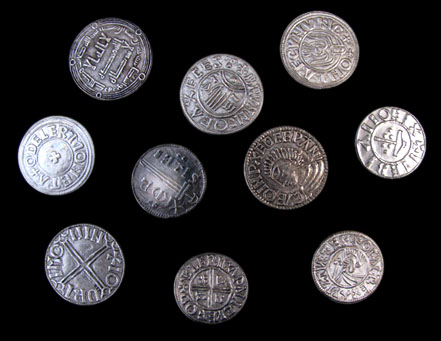
//> input picture lab4/coins1.png, 441 x 341 px
$ ./main coins1.png   (built with g++ and OpenCV 4)
//> lines starting //> are read from the running program, lines starting //| are printed output that depends on the picture; after the words box and inside, x2 and y2 are one past the last pixel; in counts of white or black regions, pixels touching at a corner belong together
### lab4/hough.h
#ifndef HOUGH_H
#define HOUGH_H

#include "opencv/cv.h"        //you may need to
#include "opencv/highgui.h"   //adjust import locations
#include "opencv/cxcore.h"    //depending on your machine setup

using namespace cv;

Mat hough(Mat magnitude, Mat orientation, int minRadius, int maxRadius, int Th){
  int dims[] = {magnitude.rows, magnitude.cols, maxRadius-minRadius +1};
  Mat H(3, dims, CV_32FC1, Scalar::all(0));

  for(int x = 0; x < magnitude.rows; x++){
    for(int y = 0; y < magnitude.cols; y++){
      if(magnitude.at<uchar>(x,y) == 255){
        for(int k = minRadius; k < maxRadius; k++){
          int x0 = x + k*std::sin(orientation.at<float>(x,y));
          int y0 = y + k*std::cos(orientation.at<float>(x,y));
          if(x0 >= 0 && y0 >= 0 && x0 < magnitude.rows && y0 < magnitude.cols)
            H.at<float>(x0,y0,k-minRadius)++;

          x0 = x - k*std::sin(orientation.at<float>(x,y));
          y0 = y - k*std::cos(orientation.at<float>(x,y));
          if(x0 >= 0 && y0 >= 0 && x0 < magnitude.rows && y0 < magnitude.cols)
            H.at<float>(x0,y0,k-minRadius)++;
        }
      }
    }
  }


  Mat houghSpace = Mat(magnitude.rows, magnitude.cols, CV_64FC1);
  for(int x = 0; x < magnitude.rows; x++){
    for(int y = 0; y < magnitude.cols; y++){
      houghSpace.at<double>(x,y) = 0;
      for(int k = minRadius; k < maxRadius; k++){
        houghSpace.at<double>(x,y) += H.at<float>(x,y,k-minRadius);
      }
    }
  }
  return houghSpace;
}

#endif

### lab4/utils.h
#ifndef UTILS_H
#define UTILS_H

#include "opencv/cv.h"        //you may need to
#include "opencv/highgui.h"   //adjust import locations
#include "opencv/cxcore.h"    //depending on your machine setup

using namespace cv;

Mat normalise(Mat src){
  Mat dst;
  normalize(src, dst, 0.0, 255.0, cv::NORM_MINMAX, CV_8U);
  return dst;
}

Mat threshold(Mat original, uchar value){
 Mat result = Mat(original.rows, original.cols, CV_8UC1);
 for(int x = 0; x < original.rows; x++){
   for(int y = 0; y < original.cols; y++){
     if(original.at<uchar>(x,y) > value)
        result.at<uchar>(x,y) = 255;
     else
        result.at<uchar>(x,y) = 0;
   }
 }
 return result;
}

Mat magnitude(Mat grad_x, Mat grad_y){
  Mat result = Mat(grad_x.rows, grad_x.cols, CV_32FC1);
  for(int x = 0; x < grad_x.rows; x++){
    for(int y = 0; y < grad_y.cols; y++){
      float i = grad_x.at<float>(x,y);
      float j = grad_y.at<float>(x,y);
      result.at<float>(x,y) = std::floor(std::sqrt(i*i + j*j));
    }
  }
  return result;
}

Mat gradient_direction(Mat grad_x, Mat grad_y) {
  Mat result = Mat(grad_x.rows, grad_x.cols, CV_32FC1);
  for(int x = 0; x < grad_x.rows; x++){
    for(int y = 0; y < grad_y.cols; y++){
      float i = grad_x.at<float>(x,y);
      float j = grad_y.at<float>(x,y);
      result.at<float>(x,y) = std::atan2(j,i);
     }
   }
   return result;
 }

#endif

### lab4/convolution.h
#ifndef CONV_H
#define CONV_H

#include <opencv/cv.h>        //you may need to
#include <opencv/highgui.h>   //adjust import locations
#include <opencv/cxcore.h>    //depending on your machine setup

using namespace cv;

Mat convolution3D(Mat image, Mat mask){
  Mat grad = Mat(image.rows, image.cols, CV_32FC1);
  for(int x = 1; x < image.rows - 1; x++) {
      for(int y = 1; y < image.cols - 1; y++) {
          float pixel = 0;
          for(int i = -1; i <= 1 ; i++) {
              for(int j = -1; j<= 1; j++) {
                  pixel += image.at<uchar>(x-i, y-j) * mask.at<char>(i+1,j+1);
              }
          }
          grad.at<float>(x,y) = pixel;
      }
  }
  return grad;
}

// [15 lines left out: function convolution5D, not called in this run]
#endif

### lab4/main.cpp
// header inclusion
#include "stdio.h"

/*opencv includes*/
#include "opencv/cv.h"        //you may need to
#include "opencv/highgui.h"   //adjust import locations
#include "opencv/cxcore.h"    //depending on your machine setup

/*helper functions*/
#include "convolution.h"
#include "utils.h"
#include "hough.h"


using namespace cv;
void sobelCV(Mat image);

int main( int argc, char** argv )
{
 // LOADING THE IMAGE
 char* imageName = argv[1];

 Mat image;
 image = imread( imageName, 0 );
//> image: 341 rows x 441 cols, CV_8UC1; min 0, max 255, mean 43.5

 if( argc != 2 || !image.data )
 {
   printf( " No image data \n " );
   return -1;
 }

 /*initialise convolution masks*/
 char maskX[9] = { -1, 0, 1, -2, 0, 2, -1, 0, 1};
 Mat maskDx = Mat(3, 3, CV_8SC1, maskX);

 char maskY[9] = { -1, -2, -1, 0, 0, 0, 1, 2, 1};
 Mat maskDy = Mat(3, 3, CV_8SC1, maskY);


 /*calculate gradient in x direction*/
 Mat grad_x = convolution3D(image, maskDx);
//> after the loop in convolution3D, `for(int x = 1; x < image.rows - 1; x++)`:
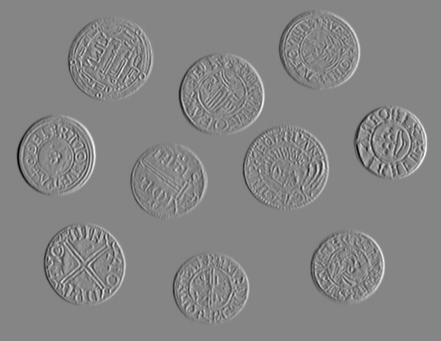
//> grad: 341 rows x 441 cols, CV_32FC1; min -900, max 821, mean 0; drawn with min black and max white
 Mat normalisedGrad_x = normalise(grad_x);
 imshow("Gradient X", normalisedGrad_x);

 /*calculate gradient in y direction*/
 Mat grad_y = convolution3D(image, maskDy);
//> after the loop in convolution3D (call 2), `for(int x = 1; x < image.rows - 1; x++)`:
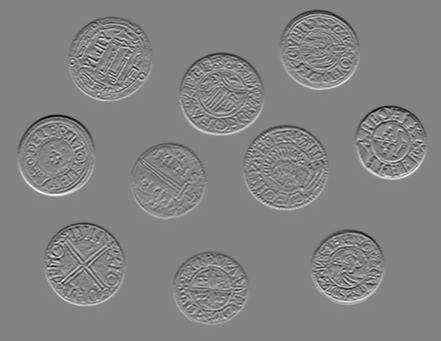
//> grad: 341 rows x 441 cols, CV_32FC1; min -763, max 716, mean 0; drawn with min black and max white
 Mat normalisedGrad_y = normalise(grad_y);
 imshow("Gradient Y", normalisedGrad_y);

 /*calculate magnitude*/
 Mat mag = magnitude(grad_x, grad_y);
//> after the loop in magnitude, `for(int x = 0; x < grad_x.rows; x++)`:
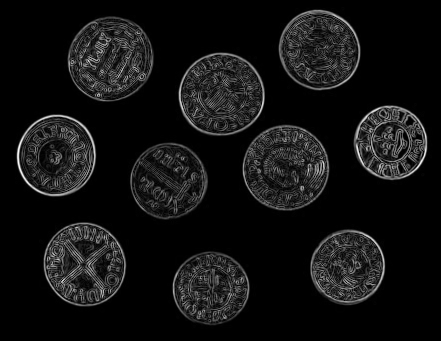
//> result: 341 rows x 441 cols, CV_32FC1; min 0, max 904, mean 66.6; drawn with min black and max white
 Mat normalisedMag = normalise(mag);
 imshow("Magnitude", normalisedMag);

 /*calculate gradient direction*/
 Mat dir = gradient_direction(grad_x, grad_y);
//> after the loop in gradient_direction, `for(int x = 0; x < grad_x.rows; x++)`:
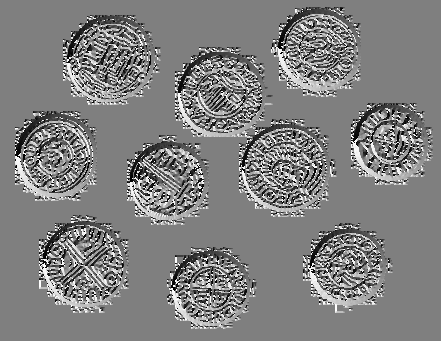
//> result: 341 rows x 441 cols, CV_32FC1; min -3.14, max 3.14, mean 0.0172; drawn with min black and max white
 Mat normalisedDir = normalise(dir);
 imshow("Phase", normalisedDir);

 /*threshold magnitude*/
 Mat thresholded = threshold(normalisedMag, 50);
//> after the loop in threshold, `for(int x = 0; x < original.rows; x++)`:
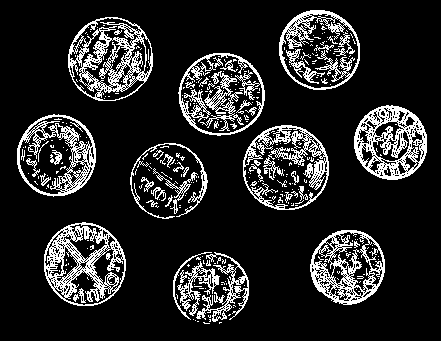
//> result: 341 rows x 441 cols, CV_8UC1; 15.3% white in thin lines or dots, all inside (x1, y1, x2, y2) = (17, 10, 427, 324)
 imshow("Thresholded",thresholded);

 /*calculate hough space transformation*/
 Mat houghSpace = hough(thresholded, dir, 20, 100, 10);
//> after the loop in hough, `for(int x = 0; x < magnitude.rows; x++)`:
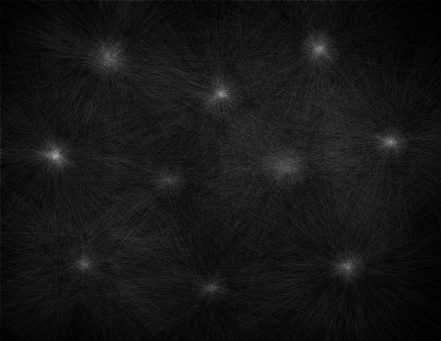
//> houghSpace: 341 rows x 441 cols, CV_64FC1; min 0, max 178, mean 21.9
 imshow("houghSpace", normalise(houghSpace));
//> in normalise (call 5), `normalize(src, dst, 0.0, 255.0, cv::NORM_MINMAX, CV_8U);`:
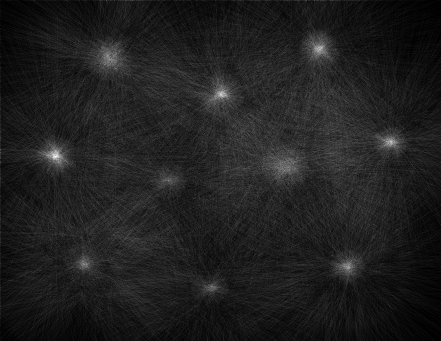
//> dst: 341 rows x 441 cols, CV_8UC1; min 0, max 255, mean 31.4

 waitKey(0);
 return 0;
}

// [25 lines of commented-out code are left out]

$ run again, on lab4/coins3.png
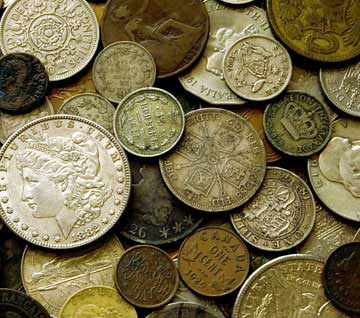
//> input picture lab4/coins3.png, 360 x 318 px
//> after the loop in threshold, `for(int x = 0; x < original.rows; x++)`:
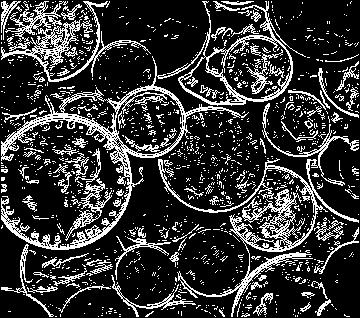
//> result: 318 rows x 360 cols, CV_8UC1; 20.9% white in thin lines or dots
//> in normalise (call 5), `normalize(src, dst, 0.0, 255.0, cv::NORM_MINMAX, CV_8U);`:
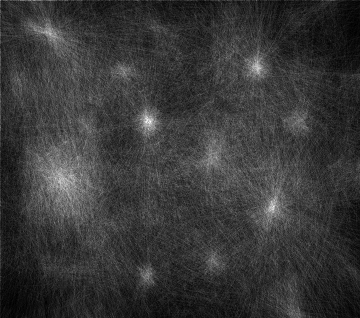
//> dst: 318 rows x 360 cols, CV_8UC1; min 0, max 255, mean 56
